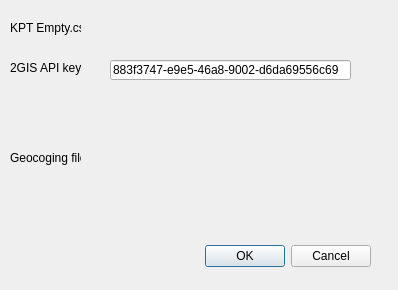
<?xml version="1.0" encoding="UTF-8"?>
<ui version="4.0">
 <class>Dialog_KPT</class>
 <widget class="QDialog" name="Dialog_KPT">
  <property name="geometry">
   <rect>
    <x>0</x>
    <y>0</y>
    <width>398</width>
    <height>290</height>
   </rect>
  </property>
  <property name="windowTitle">
   <string>Dialog</string>
  </property>
  <widget class="QDialogButtonBox" name="buttonBox">
   <property name="geometry">
    <rect>
     <x>30</x>
     <y>240</y>
     <width>341</width>
     <height>32</height>
    </rect>
   </property>
   <property name="orientation">
    <enum>Qt::Horizontal</enum>
   </property>
   <property name="standardButtons">
    <set>QDialogButtonBox::Cancel|QDialogButtonBox::Ok</set>
   </property>
  </widget>
  <widget class="QgsFileWidget" name="csv_input">
   <property name="geometry">
    <rect>
     <x>110</x>
     <y>20</y>
     <width>271</width>
     <height>27</height>
    </rect>
   </property>
  </widget>
  <widget class="QLabel" name="label">
   <property name="geometry">
    <rect>
     <x>10</x>
     <y>20</y>
     <width>71</width>
     <height>16</height>
    </rect>
   </property>
   <property name="text">
    <string>KPT Empty.csv</string>
   </property>
  </widget>
  <widget class="QLabel" name="label_2">
   <property name="geometry">
    <rect>
     <x>10</x>
     <y>60</y>
     <width>71</width>
     <height>16</height>
    </rect>
   </property>
   <property name="text">
    <string>2GIS API key</string>
   </property>
  </widget>
  <widget class="QgsFileWidget" name="geocoding_output">
   <property name="geometry">
    <rect>
     <x>110</x>
     <y>150</y>
     <width>271</width>
     <height>27</height>
    </rect>
   </property>
   <property name="storageMode">
    <enum>QgsFileWidget::SaveFile</enum>
   </property>
  </widget>
  <widget class="QLabel" name="label_3">
   <property name="geometry">
    <rect>
     <x>10</x>
     <y>150</y>
     <width>71</width>
     <height>16</height>
    </rect>
   </property>
   <property name="text">
    <string>Geocoging file</string>
   </property>
  </widget>
  <widget class="QLineEdit" name="api_key">
   <property name="geometry">
    <rect>
     <x>110</x>
     <y>60</y>
     <width>241</width>
     <height>20</height>
    </rect>
   </property>
   <property name="text">
    <string>883f3747-e9e5-46a8-9002-d6da69556c69</string>
   </property>
  </widget>
 </widget>
 <customwidgets>
  <customwidget>
   <class>QgsFileWidget</class>
   <extends>QWidget</extends>
   <header>qgsfilewidget.h</header>
  </customwidget>
 </customwidgets>
 <resources/>
 <connections>
  <connection>
   <sender>buttonBox</sender>
   <signal>accepted()</signal>
   <receiver>Dialog_KPT</receiver>
   <slot>accept()</slot>
   <hints>
    <hint type="sourcelabel">
     <x>248</x>
     <y>254</y>
    </hint>
    <hint type="destinationlabel">
     <x>157</x>
     <y>274</y>
    </hint>
   </hints>
  </connection>
  <connection>
   <sender>buttonBox</sender>
   <signal>rejected()</signal>
   <receiver>Dialog_KPT</receiver>
   <slot>reject()</slot>
   <hints>
    <hint type="sourcelabel">
     <x>316</x>
     <y>260</y>
    </hint>
    <hint type="destinationlabel">
     <x>286</x>
     <y>274</y>
    </hint>
   </hints>
  </connection>
 </connections>
</ui>
